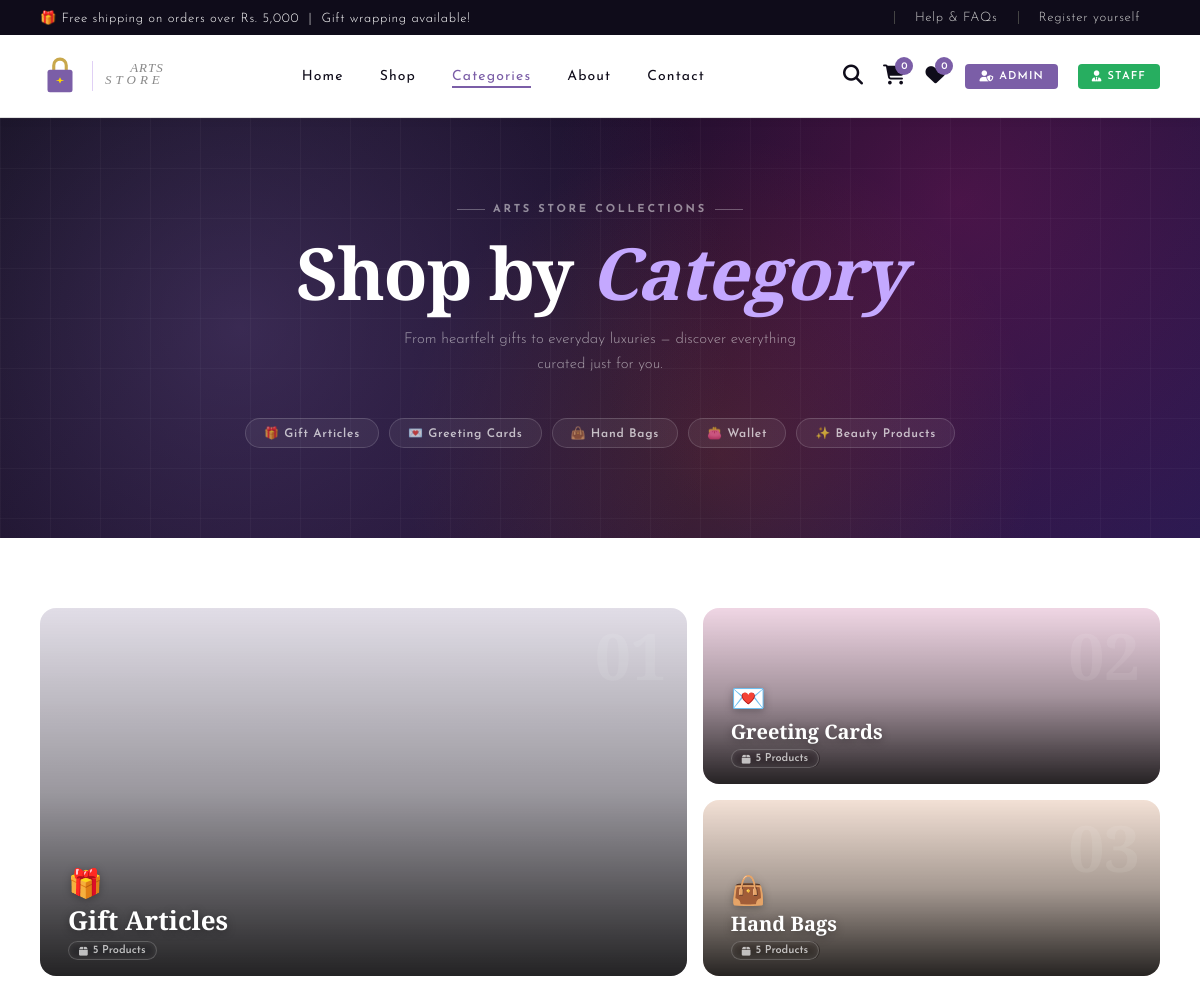
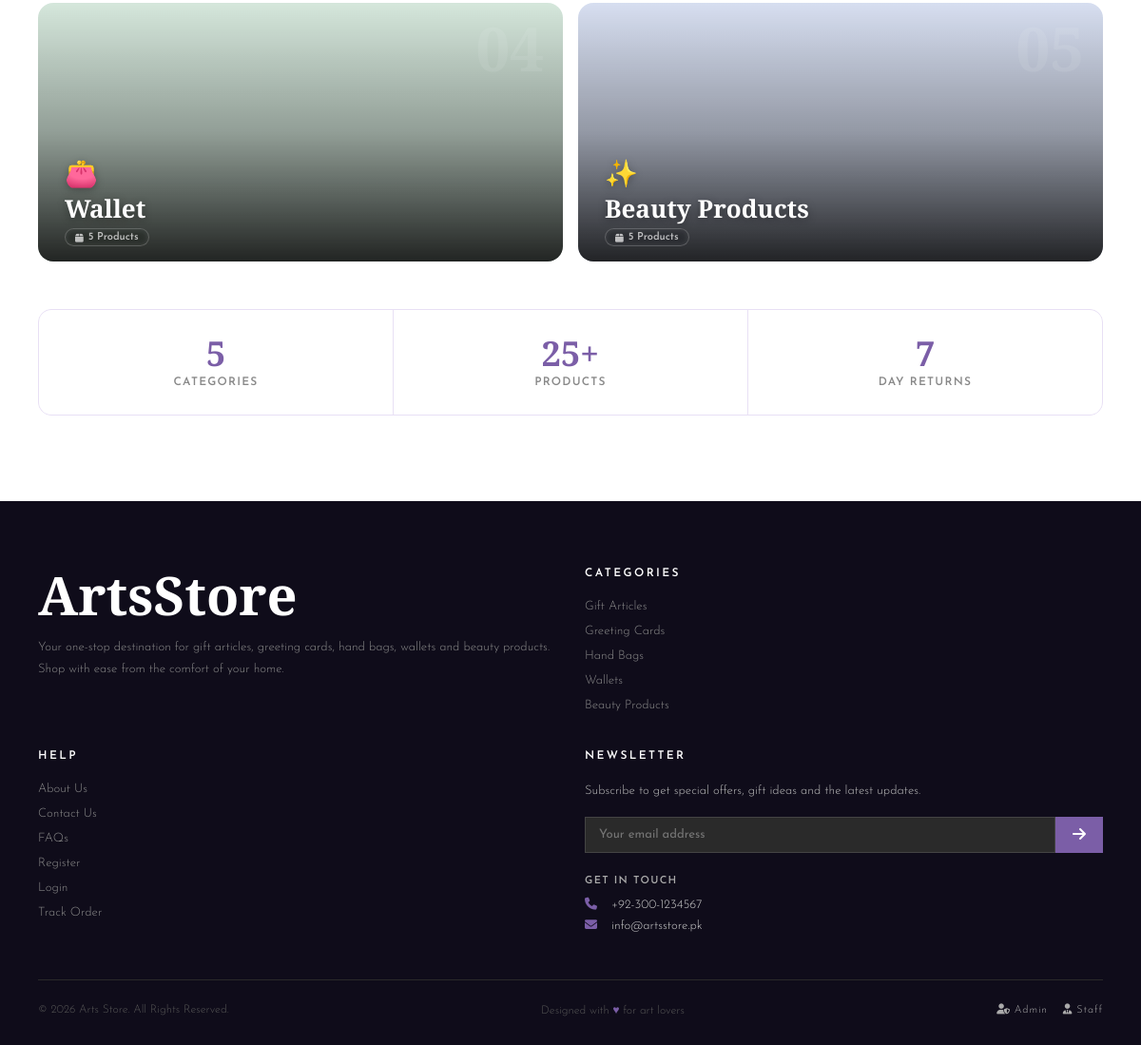
/categories.php, run on the app's committed database (2 pictures, top to bottom).
### tables this page shows
CREATE TABLE categories (
  cat_id INT(11) NOT NULL AUTO_INCREMENT PRIMARY KEY,
  cat_name VARCHAR(100) NOT NULL, 
  cat_slug VARCHAR(100) NOT NULL UNIQUE,
  cat_desc VARCHAR(255),
  cat_image VARCHAR(255),
  created_at DATETIME DEFAULT CURRENT_TIMESTAMP
);

### categories.php (the view, shortened to what this page needs)
<?php
require_once 'includes/db.php';
$subfolder = trim(dirname($_SERVER['PHP_SELF']), '/');
$base_url  = '/' . $subfolder . '/';
$cats_result = $conn->query("
    SELECT c.*, COUNT(p.product_id) as prod_count
    FROM categories c
    LEFT JOIN products p ON p.cat_id = c.cat_id
    GROUP BY c.cat_id
    ORDER BY c.cat_id ASC
");
$categories = [];
if($cats_result) while($row = $cats_result->fetch_assoc()) $categories[] = $row;
$accents = ['#7B5EA7','#e91e8c','#F97316','#16A34A','#2563EB'];
$emojis  = ['🎁','💌','👜','👛','✨'];
?>
<?php include 'includes/header.php'; ?>
<div class="cat-hero">
  <div class="cat-hero-inner">
    <div class="cat-hero-eyebrow">
      <span></span> Arts Store Collections <span></span>
    </div>
    <h1>Shop by <em>Category</em></h1>
    <p class="cat-hero-sub">
      From heartfelt gifts to everyday luxuries — discover everything curated just for you.
    </p>
    <div class="cat-pills">
      <?php foreach($categories as $i => $cat): ?>
      <a href="<?php echo $base_url; ?>products.php?cat=<?php echo urlencode($cat['cat_slug']); ?>"
         class="cat-pill">
        <?php echo $emojis[$i] ?? '✦'; ?> <?php echo htmlspecialchars($cat['cat_name']); ?>
      </a>
      <?php endforeach; ?>
    </div>
  </div>
</div>
<div class="cat-shell">
  <?php if(!empty($categories)): ?>
  <div class="cat-bento">
    <?php foreach($categories as $i => $cat):
      $accent = $accents[$i % count($accents)];
      $emoji  = $emojis[$i % count($emojis)];
      $num    = sprintf('%02d', $i+1);
    ?>
    <a href="<?php echo $base_url; ?>products.php?cat=<?php echo urlencode($cat['cat_slug']); ?>"
       class="cat-bento-card"
       style="background:<?php echo $accent; ?>22;">
      <div class="cat-bento-overlay"></div>
      <div class="cat-bento-num"><?php echo $num; ?></div>
      <div class="cat-bento-content">
        <span class="cat-bento-emoji"><?php echo $emoji; ?></span>
        <div class="cat-bento-name"><?php echo htmlspecialchars($cat['cat_name']); ?></div>
        <div class="cat-bento-meta">
          <span class="cat-bento-count">
            <i class="fas fa-box" style="font-size:10px;"></i>
            <?php echo (int)$cat['prod_count']; ?> Products
          </span>
        </div>
      </div>
    </a>
    <?php endforeach; ?>
  </div>
  <?php
  $total_prods = array_sum(array_column($categories,'prod_count'));
  $total_cats  = count($categories);
  ?>
  <div class="cat-stats">
    <div class="cat-stat-item">
      <div class="cat-stat-num"><?php echo $total_cats; ?></div>
      <div class="cat-stat-lbl">Categories</div>
    </div>
    <div class="cat-stat-item">
      <div class="cat-stat-num"><?php echo $total_prods; ?>+</div>
      <div class="cat-stat-lbl">Products</div>
    </div>
    <div class="cat-stat-item">
      <div class="cat-stat-num">7</div>
      <div class="cat-stat-lbl">Day Returns</div>
    </div>
  </div>
  <?php endif; ?>
</div>
<?php include 'includes/footer.php'; ?>

### css/style.css (style rules this page uses)
* { margin: 0; padding: 0; box-sizing: border-box; }
:root { --purple: #7B5EA7; --purple2: #9B7BC0; --dark: #1a1a1a; --gray: #888; --light: #f5f5f5; --beige: #EDE9E3; --white: #ffffff; --border: #e0e0e0; --red: #e74c3c; }
body { font-family: 'Josefin Sans', sans-serif; font-weight: 300; color: var(--dark); background: #fff; }
a { text-decoration: none; color: inherit; }

### data on the page
categories: i "🎁", cat_name "Gift Articles", emoji "🎁", prod_count "5"
categories: i "💌", cat_name "Greeting Cards", emoji "💌", prod_count "5"
categories: i "👜", cat_name "Hand Bags", emoji "👜", prod_count "5"
categories: i "👛", cat_name "Wallet", emoji "👛", prod_count "5"
categories: i "✨", cat_name "Beauty Products", emoji "✨", prod_count "5"

### other printed values
$total_cats "5"
$total_prods "25"
